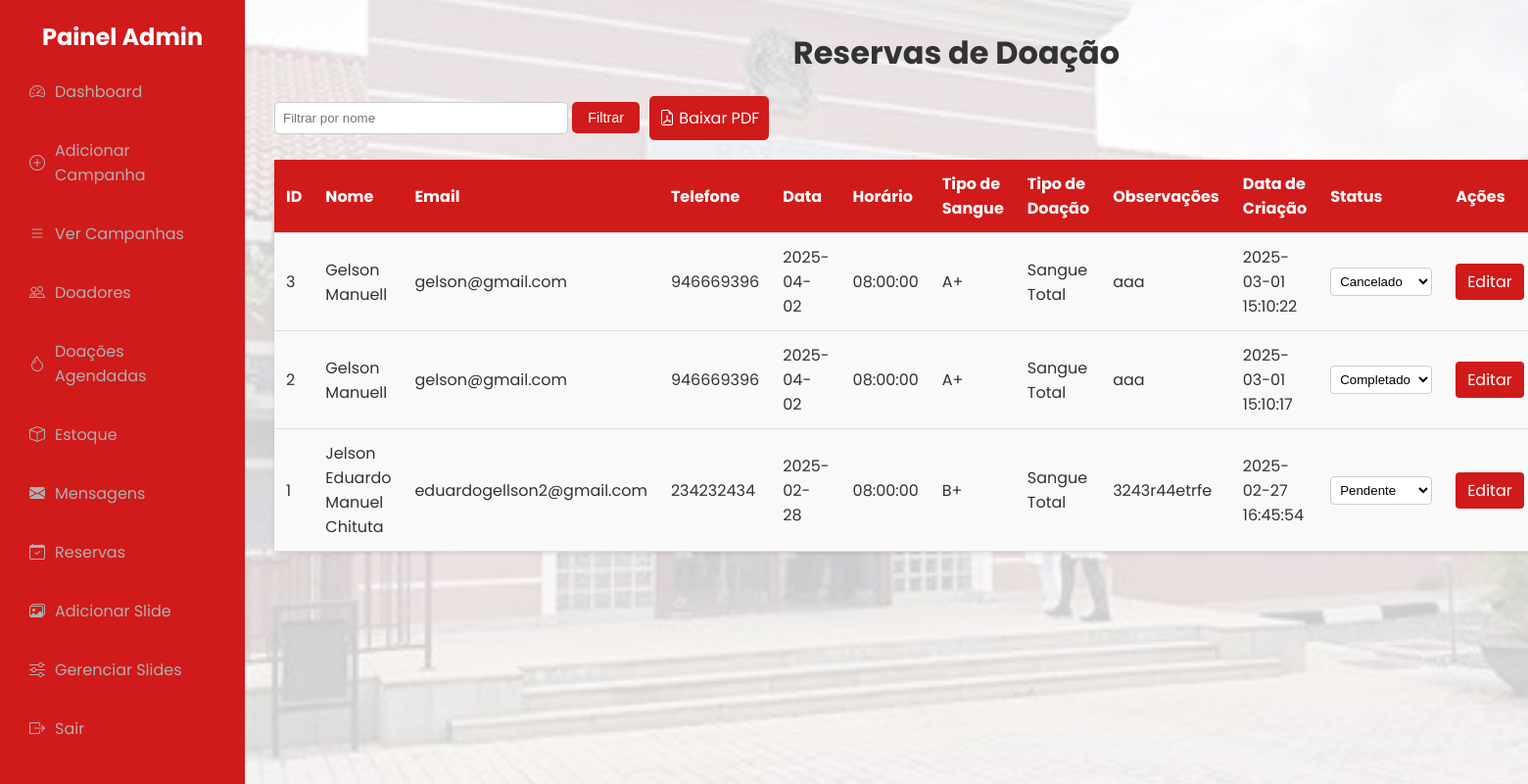
Page /view_reservations.php (signed in) on the committed database.
### tables this page shows
CREATE TABLE `reservas` (
  `id` int(11) NOT NULL,
  `nome` varchar(255) NOT NULL,
  `email` varchar(255) NOT NULL,
  `telefone` varchar(15) NOT NULL,
  `data` date NOT NULL,
  `horario` time NOT NULL,
  `tipo_sangue` varchar(5) NOT NULL,
  `tipo_doacao` varchar(50) NOT NULL,
  `observacoes` text DEFAULT NULL,
  `created_at` timestamp NOT NULL DEFAULT current_timestamp(),
  `patologia` varchar(255) DEFAULT NULL,
  `setor` varchar(100) NOT NULL,
  `status` varchar(20) NOT NULL DEFAULT 'pendente'
);

### view_reservations.php (the view, shortened to what this page needs)
<?php
$host = 'localhost';
$dbname = 'blood_place';
$username = 'root';
$password = 'root';
try {
  $pdo = new PDO("mysql:host=$host;dbname=$dbname", $username, $password);
  $pdo->setAttribute(PDO::ATTR_ERRMODE, PDO::ERRMODE_EXCEPTION);
} catch (PDOException $e) {
  die("Erro ao conectar ao banco de dados: " . $e->getMessage());
}
$filtro_nome = isset($_GET['filtro_nome']) ? trim($_GET['filtro_nome']) : '';
$query = "SELECT * FROM reservas";
$query .= " ORDER BY created_at DESC";
$stmt = $pdo->prepare($query);
$stmt->execute();
$reservations = $stmt->fetchAll(PDO::FETCH_ASSOC);
?>
<!DOCTYPE html>
<html lang="pt-br">
<head>
  <link rel="stylesheet" href="https://cdn.jsdelivr.net/npm/bootstrap-icons/font/bootstrap-icons.css">
</head>
<body>
  <div class="admin-dashboard">
    <aside class="sidebar">
      <h2>Painel Admin</h2>
      <ul class="menu">
        <li><a href="admin_dashboard.php"><i class="bi bi-speedometer2"></i> Dashboard</a></li>
        <li><a href="add_campaign.php"><i class="bi bi-plus-circle"></i> Adicionar Campanha</a></li>
        <li><a href="view_campaigns.php"><i class="bi bi-list"></i> Ver Campanhas</a></li>
        <li><a href="view_donors.php"><i class="bi bi-people"></i> Doadores</a></li>
        <li><a href="view_donations.php"><i class="bi bi-droplet"></i> Doações Agendadas</a></li>
        <li><a href="view_stock_donations.php"><i class="bi bi-box"></i> Estoque</a></li>
        <li><a href="view_message.php"><i class="bi bi-envelope-fill"></i> Mensagens</a></li>
        <li><a href="view_reservations.php"><i class="bi bi-calendar-check"></i> Reservas</a></li>
        <li><a href="add_slider.php"><i class="bi bi-images"></i> Adicionar Slide</a></li>
        <li><a href="manage_sliders.php"><i class="bi bi-sliders"></i> Gerenciar Slides</a></li>
        <li><a href="admin_logout.php"><i class="bi bi-box-arrow-right"></i> Sair</a></li>
      </ul>
    </aside>
    <main class="content">
      <h1>Reservas de Doação</h1>
      <div class="filtro-container">
        <form method="GET" action="">
          <input type="text" name="filtro_nome" placeholder="Filtrar por nome" value="<?php echo htmlspecialchars($filtro_nome); ?>">
          <button type="submit">Filtrar</button>
        </form>
        <a href="gerar_reserva_pdf.php" class="btn btn-edit" style="background-color:#D11A1A; padding:10px; color:white; text-decoration:none; border-radius:5px;" target="_blank">
          <i class="bi bi-file-earmark-pdf"></i> Baixar PDF
        </a>
      </div>
      <table>
        <thead>
          <tr>
            <th>ID</th>
            <th>Nome</th>
            <th>Email</th>
            <th>Telefone</th>
            <th>Data</th>
            <th>Horário</th>
            <th>Tipo de Sangue</th>
            <th>Tipo de Doação</th>
            <th>Observações</th>
            <th>Data de Criação</th>
            <th>Status</th>
            <th>Ações</th>
          </tr>
        </thead>
        <tbody>
          <?php if (count($reservations) > 0): ?>
            <?php foreach ($reservations as $reservation): ?>
              <tr>
                <td><?php echo htmlspecialchars($reservation['id']); ?></td>
                <td><?php echo htmlspecialchars($reservation['nome']); ?></td>
                <td><?php echo htmlspecialchars($reservation['email']); ?></td>
                <td><?php echo htmlspecialchars($reservation['telefone']); ?></td>
                <td><?php echo htmlspecialchars($reservation['data']); ?></td>
                <td><?php echo htmlspecialchars($reservation['horario']); ?></td>
                <td><?php echo htmlspecialchars($reservation['tipo_sangue']); ?></td>
                <td><?php echo htmlspecialchars($reservation['tipo_doacao']); ?></td>
                <td><?php echo htmlspecialchars($reservation['observacoes']); ?></td>
                <td><?php echo htmlspecialchars($reservation['created_at']); ?></td>
                <td>
                  <form action="update_reservation_status.php" method="POST" style="display:inline;">
                    <select name="status" class="status-select" onchange="this.form.submit()">
                      <option value="pendente" <?php echo $reservation['status'] === 'pendente' ? 'selected' : ''; ?>>Pendente</option>
                      <option value="completado" <?php echo $reservation['status'] === 'completado' ? 'selected' : ''; ?>>Completado</option>
                      <option value="cancelado" <?php echo $reservation['status'] === 'cancelado' ? 'selected' : ''; ?>>Cancelado</option>
                    </select>
                  </form>
                </td>
                <td>
                  <div class="action-buttons">
                    <a class="btn btn-edit" href="edit_reservation.php?id=<?php echo $reservation['id']; ?>">Editar</a>
                  </div>
                </td>
              </tr>
            <?php endforeach; ?>
          <?php else: ?>
            <tr>
              <td colspan="12">Nenhuma reserva encontrada.</td>
            </tr>
          <?php endif; ?>
        </tbody>
      </table>
    </main>
  </div>
</body>
</html>

### view_reservations.php (style rules this page uses)
* { margin: 0; padding: 0; box-sizing: border-box; }
body { font-family: 'Poppins', sans-serif; background: #f0f0f0; color: #333; display: flex; flex-direction: column; min-height: 100vh; }
.admin-dashboard { display: grid; grid-template-columns: 250px auto; min-height: 100vh; }
.sidebar { background-color: #D11A1A; padding: 20px; color: #fff; }
.sidebar h2 { font-size: 1.5rem; margin-bottom: 1rem; text-align: center; }
h1 { text-align: center; }
.menu { list-style: none; }
.menu li { margin: 15px 0; }
.menu a { color: #b0b0b0; text-decoration: none; display: flex; align-items: center; padding: 10px; border-radius: 5px; transition: background 0.3s; }
.menu a i { margin-right: 10px; }
.content { background: url('uploads/slider2.jpg') no-repeat center center/cover; background-color: rgba(255, 255, 255, 0.8); background-blend-mode: lighten; padding: 30px; }
.content h1 { font-size: 2rem; margin-bottom: 20px; }
table { width: 100%; border-collapse: collapse; background-color: #f9f9f9; box-shadow: 0px 2px 4px rgba(0, 0, 0, 0.1); }
th, td { padding: 12px; text-align: left; border-bottom: 1px solid #ddd; }
th { background-color: #D11A1A; color: white; }
tr:nth-child(even) { background-color: #f9f9f9; }
.action-buttons { display: flex; gap: 10px; }
.btn { padding: 6px 12px; text-decoration: none; color: white; border-radius: 4px; }
.btn-edit { background-color: #D11A1A; }
button { background-color: #D11A1A; color: #fff; border: none; padding: 8px 16px; cursor: pointer; font-size: 0.9rem; border-radius: 5px; }
.status-select { padding: 5px; border-radius: 4px; border: 1px solid #ccc; background-color: #fff; cursor: pointer; }
.filtro-container { margin-bottom: 20px; display: flex; gap: 10px; align-items: center; }
.filtro-container input[type="text"] { padding: 8px; border-radius: 5px; border: 1px solid #ccc; width: 300px; }
.filtro-container button { padding: 8px 16px; background-color: #D11A1A; color: white; border: none; border-radius: 5px; cursor: pointer; }

### rows in the picture
reservas: id "3", nome "Gelson Manuell", email "gelson@gmail.com", telefone "946669396", data "2025-04-02", horario "08:00:00", tipo_sangue "A+", tipo_doacao "Sangue Total", observacoes "aaa", created_at "2025-03-01 15:10:22", status "Cancelado"
reservas: id "2", nome "Gelson Manuell", email "gelson@gmail.com", telefone "946669396", data "2025-04-02", horario "08:00:00", tipo_sangue "A+", tipo_doacao "Sangue Total", observacoes "aaa", created_at "2025-03-01 15:10:17", status "Completado"
reservas: id "1", nome "Jelson Eduardo Manuel Chituta", email "eduardogellson2@gmail.com", telefone "234232434", data "2025-02-28", horario "08:00:00", tipo_sangue "B+", tipo_doacao "Sangue Total", observacoes "3243r44etrfe", created_at "2025-02-27 16:45:54", status "Pendente"
